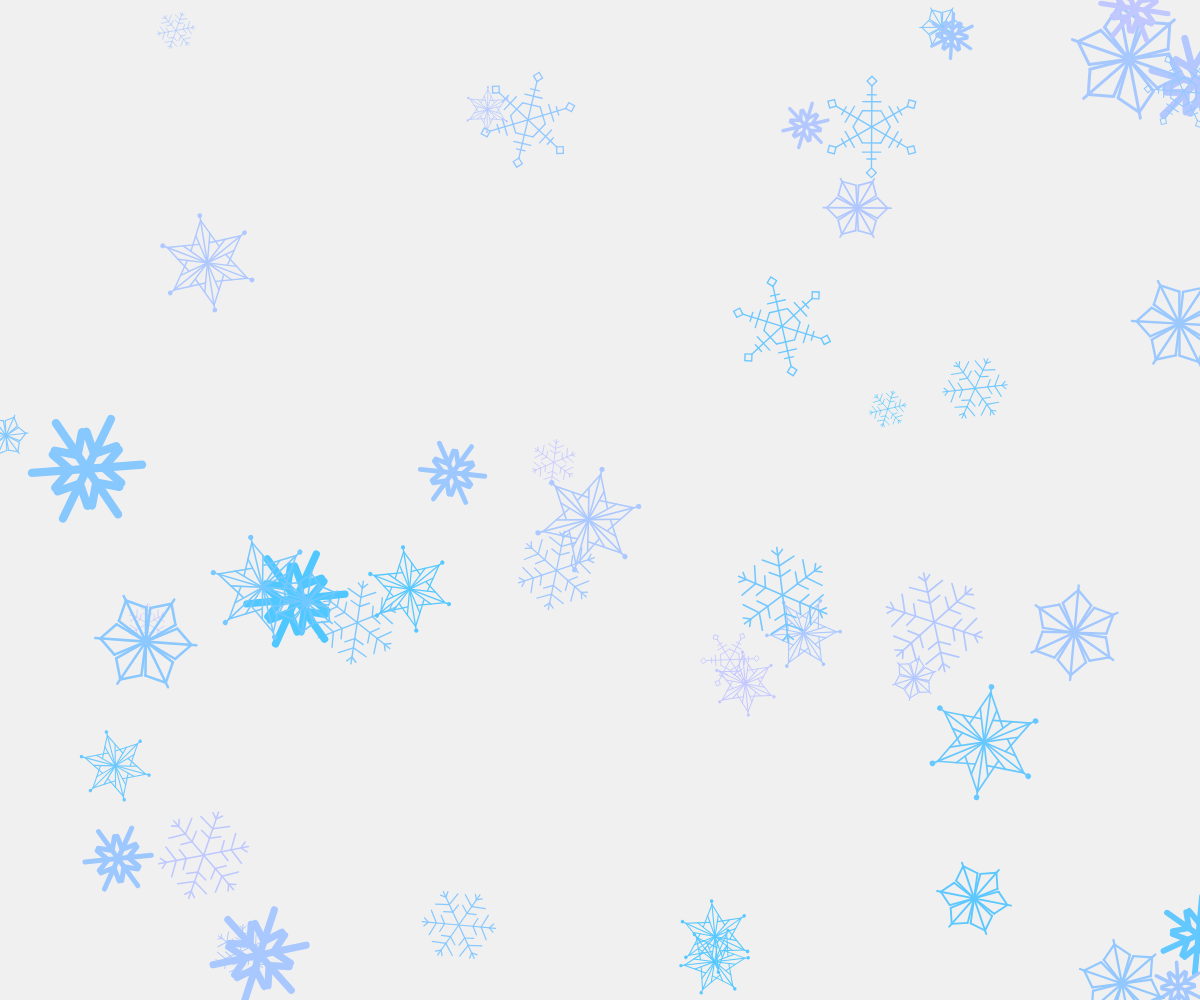
Frame 1 (no input)
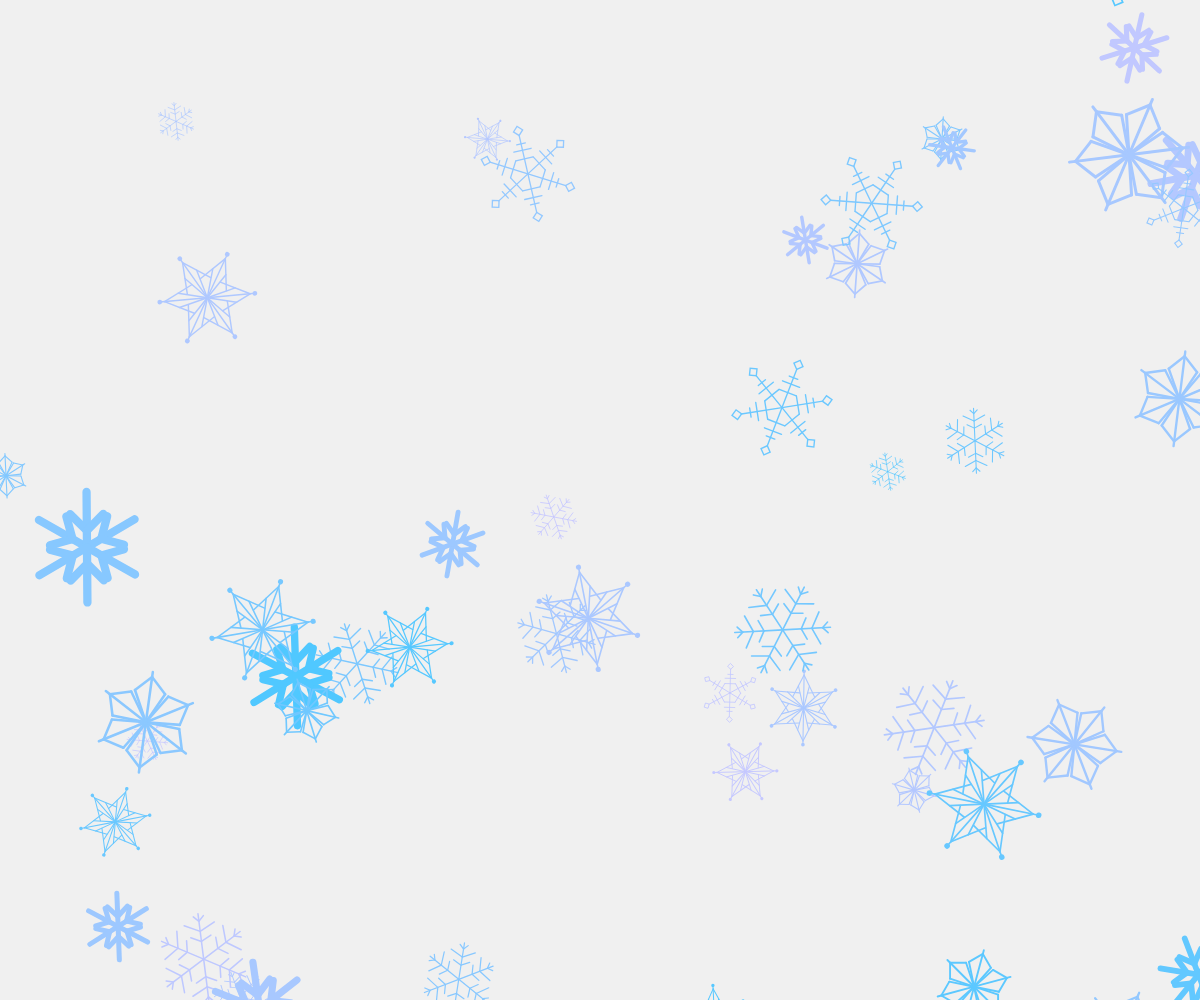
Frame 60 (no input)
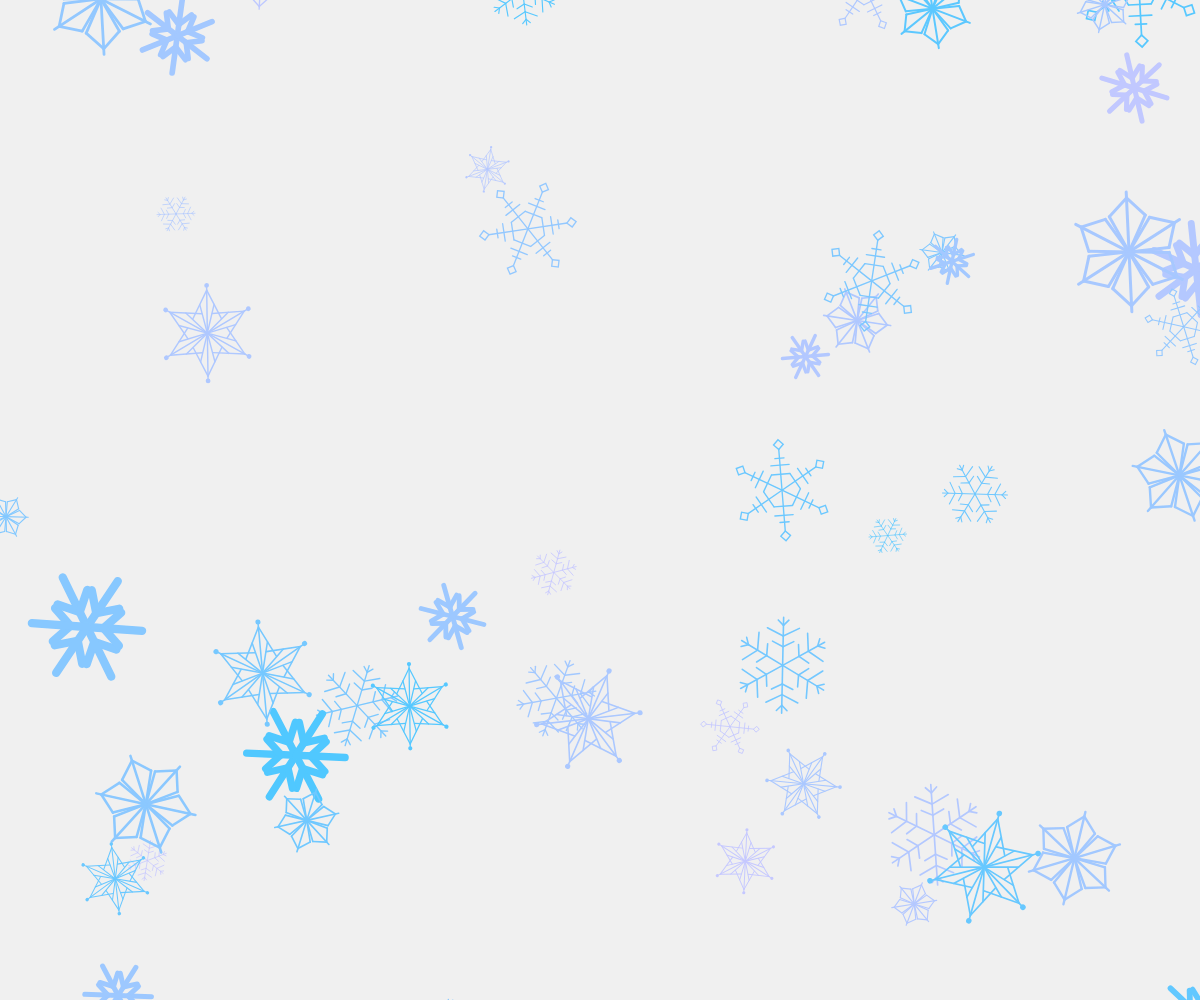
Frame 120 (the mouse pressed at the canvas centre since frame 60)

The p5.js sketch that drew these frames (run headless with seeded random() and noise() and a simulated clock; from frame 60 on, the mouse is pressed at the canvas centre):

// p5.js sketch
// ── sketch.js
let NUM = 6;
let NUM_SNOW = 50;// 雪の結晶の数
let data = [];// 空の配列

function setup() {
  createCanvas(windowWidth, windowHeight);// ウィンドウサイズでキャンバスを作成

  for (let i = 0; i < NUM_SNOW; i++) {
    data.push({// 配列にオブジェクトを追加
      x: random(width),
      y: random(height),
      angle: random(TWO_PI),
      radius: random(20, 60),
      col: color(random(80, 200), 200, 255),
      speed: random(0.5, 2),
      snowType: floor(random(1, 6))
    });
  }
}

function drawSnow01(x, y, angle, radius, col) {
  strokeWeight(15);
  stroke(col);

  push();
  {
    translate(x, y);
    rotate(angle);
    scale(radius / 100);

    for (let i = 0; i < NUM; i++) {
      push();
      {
        rotate(i * TWO_PI / NUM);
        line(0, 0, 0, -100);
        line(0, 30, 30, 60);
        line(0, 30, -30, 60);
      }
      pop();
    }
  }
  pop();
}

function drawSnow02(x, y, angle, radius, col) {
  push();
  {
    translate(x, y);
    rotate(angle);
    scale(radius / 100);
    
    stroke(col);
    strokeWeight(5);
    
    for (let i = 0; i < NUM; i++) {
      push();
      {
        rotate(i * TWO_PI / NUM);
        
        line(0, 0, 0, -100);
        
        line(0, 0, 30, 60);
        line(0, 0, -30, 60);
        
        line(0, 90, 30, 60);
        line(0, 90, -30, 60);
      }
      pop();
    }
  }
  pop();
}

function drawSnow03(x, y, angle, radius, col) {
  push();
  {
    translate(x, y);
    rotate(angle);
    scale(radius / 100);
    
    stroke(col);
    strokeWeight(3);
    
    for (let i = 0; i < NUM; i++) {
      push();
      {
        rotate(i * TWO_PI / NUM);
        
        line(0, 0, 0, -100);
        
        line(0, 0, 15, 60);
        line(0, 0, -15, 60);
        
        line(0, 90, 30, 30);
        line(0, 90, -30, 30);
        
        noStroke();
        fill(col);
        circle(0, -100, 10);
      }
      pop();
    }
  }
  pop();
}

function drawSnow04(x, y, angle, radius, col) {
  push();
  {
    translate(x, y);
    rotate(angle);
    scale(radius / 100);
    
    rectMode(CENTER);
    stroke(col);
    strokeWeight(3);
    
    for (let i = 0; i < NUM; i++) {
      push();
      {
        rotate(i * TWO_PI / NUM);
        
        line(0, 0, 0, -90);
        
        line(-20, 35, 20, 35);
        line(-20, 55, 20, 55);
        line(-10, 70, 10, 70);
        
        noFill();
        translate(0, -100);
        rotate(PI / 4);
        square(0, 0, 15);
      }
      pop();
    }
  }
  pop();
}

function drawSnow05(x, y, angle, radius, col) {
  push();
  {
    translate(x, y);
    rotate(angle);
    scale(radius / 100);
    
    stroke(col);
    strokeWeight(3);
    
    for (let i = 0; i < NUM; i++) {
      push();
      {
        rotate(i * TWO_PI / NUM);
        
        line(0, 0, 0, -90);
        
        line(0, 35, 20, 45);
        line(0, 35, -20, 45);
        
        line(0, 55, 30, 70);
        line(0, 55, -30, 70);
        
        line(0, 75, 10, 85);
        line(0, 75, -10, 85);
      }
      pop();
    }
  }
  pop();
}

function draw() {
  background(240);

  for (let i = 0; i < data.length; i++) {
    let obj = data[i];// data[i]だらけになっちゃうので、変数にいれる

    obj.y += obj.speed;
    obj.angle += 0.01;

    let col = obj.col;
    let isHover = (dist(mouseX, mouseY, obj.x, obj.y) < obj.radius);
    if (isHover) {
      col = color(255, 0, 0);
    }

    if (obj.y - obj.radius > height) {
      obj.radius = random(20, 60);
      obj.x = random(width);
      obj.y = -obj.radius;
      obj.angle = random(TWO_PI);
      obj.color = color(random(80, 200), 200, 255);
      obj.speed = random(0.5, 2);
      obj.snowType = floor(random(1, 6))
    }

    if (obj.snowType === 1) {
      drawSnow01(obj.x, obj.y, obj.angle, obj.radius, col);
    }
    if (obj.snowType === 2) {
      drawSnow02(obj.x, obj.y, obj.angle, obj.radius, col);
    }
    if (obj.snowType === 3) {
      drawSnow03(obj.x, obj.y, obj.angle, obj.radius, col);
    }
    if (obj.snowType === 4) {
      drawSnow04(obj.x, obj.y, obj.angle, obj.radius, col);
    }
    if (obj.snowType === 5) {
      drawSnow05(obj.x, obj.y, obj.angle, obj.radius, col);
    }
  }
  
}

function windowResized() {
  resizeCanvas(windowWidth, windowHeight);
}
